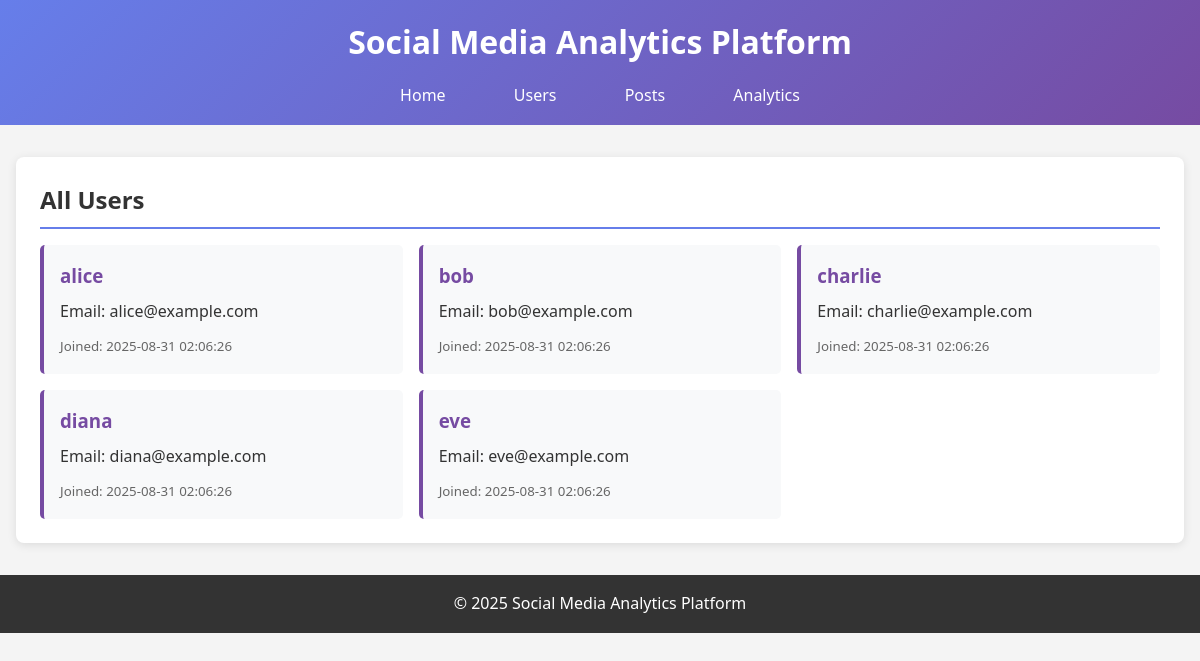
Screenshot of /users with the database file from the repository.
### tables this page shows
CREATE TABLE users (
    user_id INTEGER PRIMARY KEY,
    username TEXT UNIQUE NOT NULL,
    email TEXT UNIQUE NOT NULL,
    created_at TEXT DEFAULT CURRENT_TIMESTAMP
);

### app.py (the view)
@app.route('/users')
def users():
    conn = get_db_connection()
    users = conn.execute('SELECT * FROM users ORDER BY created_at DESC').fetchall()
    conn.close()
    return render_template('users.html', users=users)

### app.py (called while the page is built)
def get_db_connection():
    conn = sqlite3.connect('social_media.db')
    conn.row_factory = sqlite3.Row
    return conn

### templates/users.html (shortened to what this page needs)
<!DOCTYPE html>
<html lang="en">
<head>
    <link rel="stylesheet" href="{{ url_for('static', filename='style.css') }}">
</head>
<body>
    <header>
        <h1>Social Media Analytics Platform</h1>
        <nav>
            <a href="/">Home</a>
            <a href="/users">Users</a>
            <a href="/posts">Posts</a>
            <a href="/analytics">Analytics</a>
        </nav>
    </header>
    <main>
        <section>
            <h2>All Users</h2>
            <div class="users-grid">
                {% for user in users %}
                <div class="user-card">
                    <h3>{{ user.username }}</h3>
                    <p>Email: {{ user.email }}</p>
                    <small>Joined: {{ user.created_at }}</small>
                </div>
                {% endfor %}
            </div>
        </section>
    </main>
    <footer>
        <p>&copy; 2025 Social Media Analytics Platform</p>
    </footer>
</body>
</html>

### static/style.css (style rules this page uses)
* { margin: 0; padding: 0; box-sizing: border-box; }
body { font-family: 'Segoe UI', Tahoma, Geneva, Verdana, sans-serif; line-height: 1.6; color: #333; background-color: #f4f4f4; }
header { background: linear-gradient(135deg, #667eea 0%, #764ba2 100%); color: white; padding: 1rem 0; text-align: center; }
header h1 { margin-bottom: 0.5rem; }
nav { margin-top: 1rem; }
nav a { color:white; text-decoration: none; margin: 0 1rem; padding: 0.5rem 1rem; border-radius: 5px; transition: background-color 0.3s; }
main { max-width: 1200px; margin: 2rem auto; padding: 0 1rem; }
section { margin-bottom: 2rem; background: white; padding: 1.5rem; border-radius: 8px; box-shadow: 0 2px 10px rgba(0, 0, 0, 0.1); }
h2 { color: #333; margin-bottom: 1rem; border-bottom: 2px solid #667eea; padding-bottom: 0.5rem; }
.posts-grid, .users-grid, .analytics-grid { display: grid; grid-template-columns: repeat(auto-fit, minmax(300px, 1fr)); gap: 1rem; }
.post-card, .user-card, .analytics-card { background: #f8f9fa; padding: 1rem; border-radius: 5px; border-left: 4px solid #764ba2; }
.post-card h3, .user-card h3, .analytics-card h3 { color: #764ba2; margin-bottom: 0.5rem; }
.post-card p, .user-card p, .analytics-card p { margin-bottom: 0.5rem; }
.post-card small, .user-card small { color: #666; }
footer { text-align: center; padding: 1rem; background: #333; color: white; margin-top: 2rem; }

### rows the page displays
users: username "alice", email "alice@example.com", created_at "2025-08-31 02:06:26"
users: username "bob", email "bob@example.com", created_at "2025-08-31 02:06:26"
users: username "charlie", email "charlie@example.com", created_at "2025-08-31 02:06:26"
users: username "diana", email "diana@example.com", created_at "2025-08-31 02:06:26"
users: username "eve", email "eve@example.com", created_at "2025-08-31 02:06:26"
